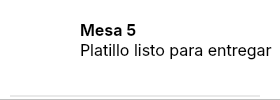
<?xml version="1.0" encoding="UTF-8"?>
<ui version="4.0">
 <class>NotificacionMesero</class>
 <widget class="QWidget" name="NotificacionMesero">
  <property name="geometry">
   <rect>
    <x>0</x>
    <y>0</y>
    <width>280</width>
    <height>100</height>
   </rect>
  </property>
  <property name="minimumSize">
   <size>
    <width>280</width>
    <height>100</height>
   </size>
  </property>
  <property name="maximumSize">
   <size>
    <width>280</width>
    <height>100</height>
   </size>
  </property>
  <property name="windowTitle">
   <string>Form</string>
  </property>
  <property name="styleSheet">
   <string notr="true">#NotificacionMesero{
	border: none;
	background: white;
    border-bottom: 1px solid #BFBFBF;

}</string>
  </property>
  <widget class="QLabel" name="informacion">
   <property name="geometry">
    <rect>
     <x>80</x>
     <y>40</y>
     <width>201</width>
     <height>20</height>
    </rect>
   </property>
   <property name="font">
    <font>
     <family>SF Pro Display</family>
     <pointsize>12</pointsize>
    </font>
   </property>
   <property name="text">
    <string>Platillo listo para entregar</string>
   </property>
   <property name="alignment">
    <set>Qt::AlignLeading|Qt::AlignLeft|Qt::AlignVCenter</set>
   </property>
  </widget>
  <widget class="QLabel" name="numMesa">
   <property name="geometry">
    <rect>
     <x>80</x>
     <y>20</y>
     <width>181</width>
     <height>20</height>
    </rect>
   </property>
   <property name="font">
    <font>
     <family>SF Pro Display</family>
     <pointsize>12</pointsize>
     <weight>75</weight>
     <bold>true</bold>
    </font>
   </property>
   <property name="text">
    <string>Mesa 5</string>
   </property>
   <property name="alignment">
    <set>Qt::AlignLeading|Qt::AlignLeft|Qt::AlignVCenter</set>
   </property>
  </widget>
  <widget class="QLabel" name="label_3">
   <property name="geometry">
    <rect>
     <x>0</x>
     <y>0</y>
     <width>281</width>
     <height>91</height>
    </rect>
   </property>
   <property name="styleSheet">
    <string notr="true">background: white;
border: none;
</string>
   </property>
   <property name="text">
    <string/>
   </property>
  </widget>
  <widget class="QLabel" name="imagen">
   <property name="geometry">
    <rect>
     <x>10</x>
     <y>20</y>
     <width>47</width>
     <height>41</height>
    </rect>
   </property>
   <property name="text">
    <string/>
   </property>
   <property name="pixmap">
    <pixmap resource="../Resources.qrc">:/Img/favicon.png</pixmap>
   </property>
   <property name="alignment">
    <set>Qt::AlignCenter</set>
   </property>
  </widget>
  <widget class="QLabel" name="label">
   <property name="geometry">
    <rect>
     <x>-100</x>
     <y>30</y>
     <width>47</width>
     <height>13</height>
    </rect>
   </property>
   <property name="text">
    <string>TextLabel</string>
   </property>
  </widget>
  <widget class="QLabel" name="label_2">
   <property name="geometry">
    <rect>
     <x>10</x>
     <y>95</y>
     <width>250</width>
     <height>2</height>
    </rect>
   </property>
   <property name="styleSheet">
    <string notr="true">border: none;
background: #E9E9E9;</string>
   </property>
   <property name="text">
    <string/>
   </property>
  </widget>
  <zorder>label_3</zorder>
  <zorder>informacion</zorder>
  <zorder>numMesa</zorder>
  <zorder>imagen</zorder>
  <zorder>label</zorder>
  <zorder>label_2</zorder>
 </widget>
 <resources>
  <include location="../Resources.qrc"/>
 </resources>
 <connections/>
</ui>
